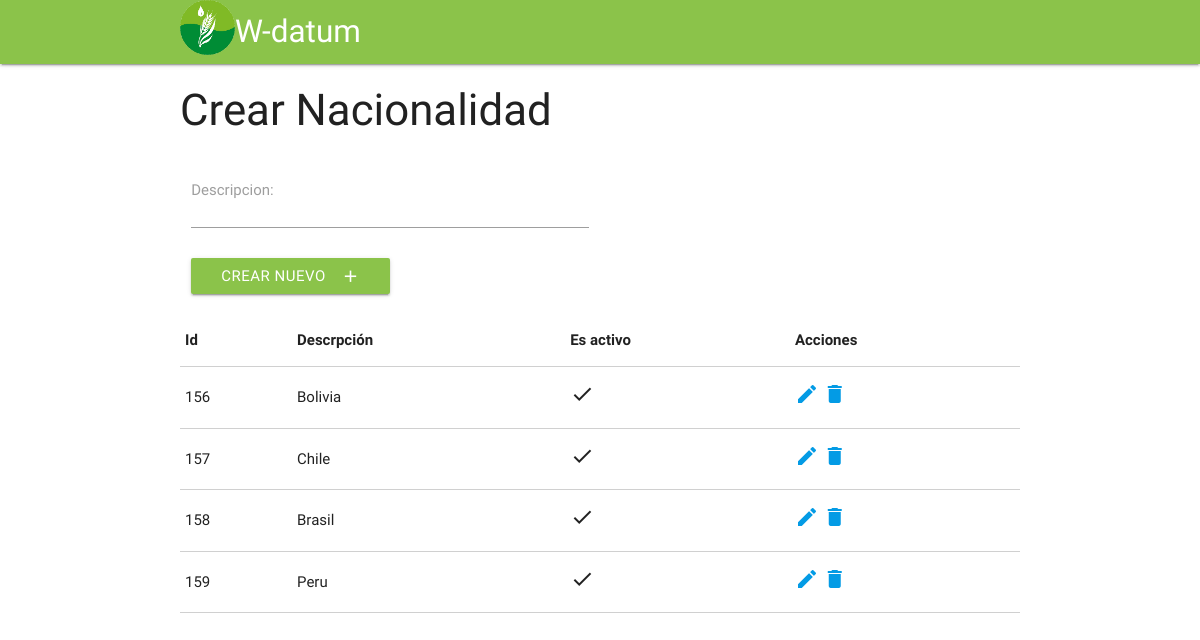
The app's page /crear_nacionalidad/, older data.
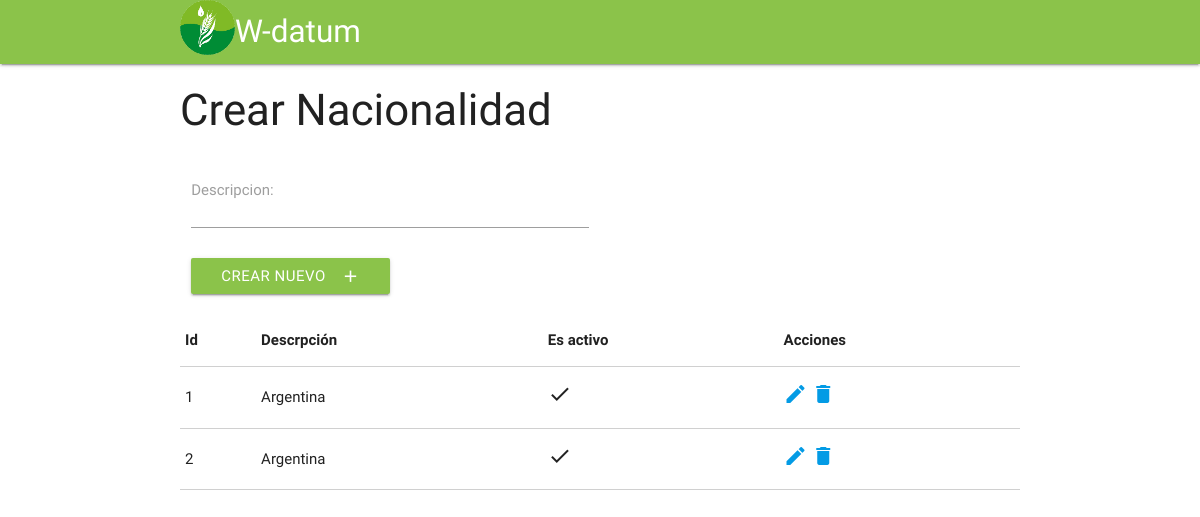
The same page, newer data.
### principal/models.py (models this page shows, shortened)
class Nacionalidad(models.Model):
	descripcion = models.CharField(max_length=50)
	is_active = models.BooleanField(default=True)

### principal/views.py (the view)
# urls.py: url(r'^crear_nacionalidad/$', views.crear_nacionalidad, name='crear_nacionalidad'),
def crear_nacionalidad(request):
    lista = Nacionalidad.objects.all().order_by('-is_active')
    if request.method == 'POST':
        form = NacionalidadForm(request.POST)
        if form.is_valid():
            form.save()
    else:
        form = NacionalidadForm()
    context = {'lista': lista, 'form': form, }
    return render(request, 'crear_nacionalidad.html', context)

### principal/forms.py
class NacionalidadForm(forms.ModelForm):
	class Meta:
		model = principal_models.Nacionalidad
		fields = ('descripcion',)

### principal/templates/crear_nacionalidad.html (shortened to what this page needs)
{% extends "base.html" %}
{% block content %}
<div class="container">
	<div class="col s12">
		<h3>Crear Nacionalidad</h3>
			<div class="row">
				<div class="col s12">
					<form action="" method="POST">{% csrf_token %}
						<div class="input-field col s6">
							{{form.as_p}}
	    					</form>
					    	<button class="btn waves-effect light-green" type="submit" name="action">Crear Nuevo
					    		<i class="material-icons right">add</i>
					  		</button>
	  					</div>
      			</div>
    		</div>
    	{% if lista %}
    	<table class="highlight bordered responsive-table">
	        <thead>
	          	<tr>
	              	<th>Id</th>
	              	<th>Descrpción</th>
	              	<th>Es activo</th>
	              	<th>Acciones</th>
	          	</tr>
	        </thead>
	        <tbody>
     			{% for elemento in lista %}
		          	<tr>
		            	<td>{{elemento.id}}</td>
		            	<td>{{elemento.descripcion}}</td>
		            	<td>
		            		{% if elemento.is_active %}
		            		<i class="material-icons">check</i>
		            		{% else %}
		            		<i class="material-icons">clear</i>
		            		{% endif %}
		            	</td>
		            	<td>
		            		<a href="{% url 'editar_nacionalidad' elemento.id %}"><i class="material-icons">edit</i> </a>
		                	<a href="{% url 'borrar_nacionalidad' elemento.id %}"> <i class="material-icons">delete</i></a>
		            	</td>
		          	</tr>
          		{% endfor %}
        	</tbody>
      	</table>
      	{% endif %}
    </div>
{% endblock %}

### principal/templates/base.html (shortened to what this page needs)
{% load static %}
<!DOCTYPE html>
<html lang="es">
	<head>
 		<link href="{% static 'materialize/css/materialize.css' %}" rel="stylesheet" >
 		<link href="{% static 'styles.css' %}" rel="stylesheet" >
 	</head>
 	<body>
 		<div class="navbar-fixed">
	 		<nav>
			    <div class="nav-wrapper  light-green">
			    	<div class="container">
			    		<img src="{% static 'img/logo_agro.png' %}" style="max-width: 55px; max-height: 55px">
			    		<a href="{% url 'login' %}" class="brand-logo"> W-datum</a>
			    	</div>
			    </div>
			    </div>
 			{% block content %}
 			{% endblock %}
 	</body>
</html>

Row changes from the older to the newer data that the page shows:
removed Nacionalidad: id "156", descripcion "Bolivia", is_active True (drawn)
removed Nacionalidad: id "157", descripcion "Chile", is_active True (drawn)
removed Nacionalidad: id "158", descripcion "Brasil", is_active True (drawn)
removed Nacionalidad: id "159", descripcion "Peru", is_active True (drawn)
added Nacionalidad: id "1", descripcion "Argentina", is_active True (drawn)
added Nacionalidad: id "2", descripcion "Argentina", is_active True (drawn)
